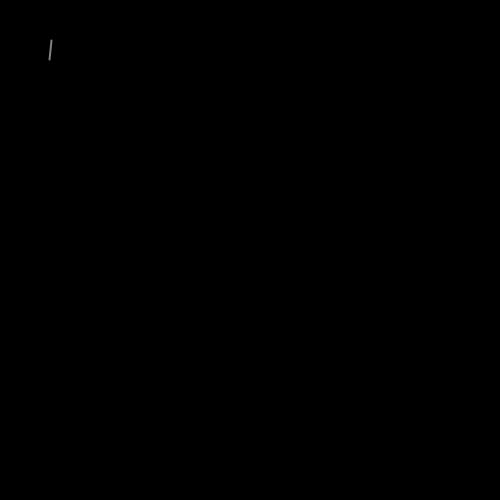
Frame 1 (no input)
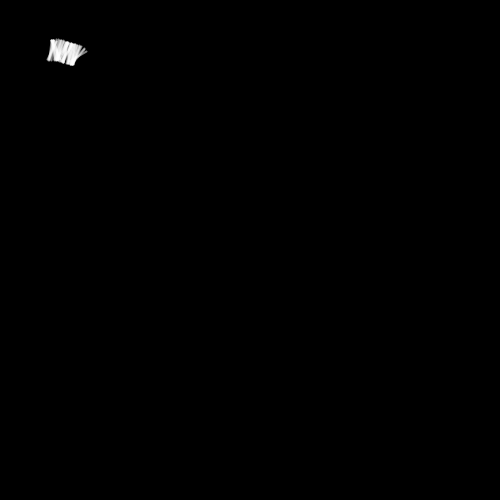
Frame 60 (the mouse pressed at the canvas centre just before this capture)
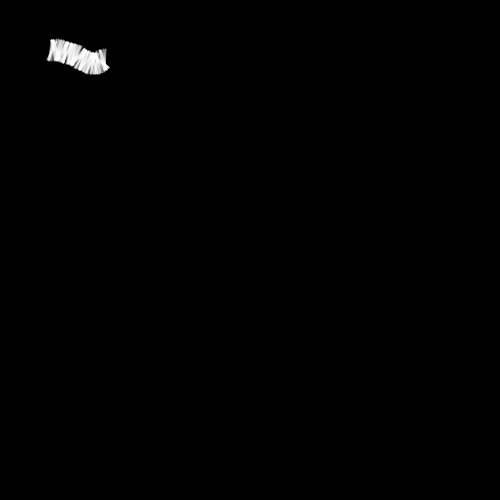
Frame 120 (the mouse held since frame 60 and released just before this capture)

The Processing sketch that drew these frames (run headless with seeded random() and noise(); from frame 60 on, the mouse is pressed at the canvas centre):

// Processing sketch: randomWalker_line
// ── randomWalker_line.pde
float x=height/2;
float y= width/2;
float angle =0.0;
float speed = 0.5;

void setup(){
  size(500,500);
  randomSeed(121);
  background(0);
  stroke(255,130);
  strokeWeight(2);

}

void draw(){
  angle+=random(-0.3,0.3);
  x+=cos(angle)*speed;
  y+=sin(angle)*speed;
  translate(x,y);
  rotate(angle);
  line(0,-10,0,10);
  //point(x,y);
}
